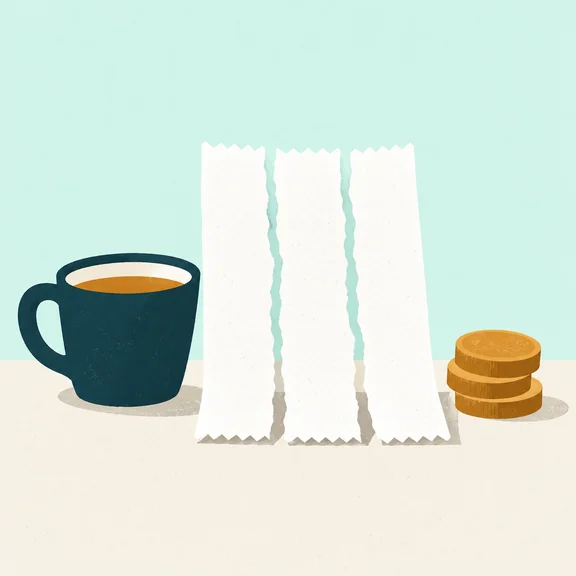
#> input picture app/src/assets/create-hero.webp, 576 x 576 px
$ python -i buat-sprite.py   (imports and definitions only)
#> lines starting #> are read from the running program, lines starting #| are printed output that depends on the picture
#!/usr/bin/env python3
"""Ubah beberapa frame kunci jadi sprite animasi yang mulus (24–30 fps).

Kenapa tidak minta model menggambar 24 frame: model gambar tidak menjaga benda
yang sama di 24 frame berturut-turut. Yang terbukti stabil adalah beberapa frame
kunci (6–8). Jadi: frame kunci dari model, lalu **interpolasi gerak** (ffmpeg
`minterpolate`, mode mci/aobmc) mengisi antaranya, seperti alat retiming video.

Pemakaian:
    python3 scripts/buat-sprite.py --folder /tmp/fold-8 --jumlah 24 \
        --sel 160x214 --angker bawah --keluar out.webp

Catatan penting:
- **Satu faktor skala untuk semua frame**, dihitung dari frame pertama. Kalau tiap
  frame diskalakan sendiri-sendiri, bendanya terlihat menyusut/berubah ukuran.
- `--angker bawah` menempelkan kaki benda ke garis yang sama (struk terlipat);
  `--angker tengah` memusatkan benda (stempel).
- Latar putih dibuang jadi transparan, dengan tepi dihaluskan 0,6 px.
"""
import argparse
import glob
import os
import shutil
import subprocess
import tempfile

from PIL import Image, ImageFilter

KUNCI_FPS = 8.0


# [40 lines left out: functions baca_kunci, interpolasi, not called in this run]


def transparan(path, halus=0):
#> called with path = '../app/src/assets/create-hero.webp', halus = 0
    im = Image.open(path).convert('RGB')
#> im is the input picture: PIL image 576x576 RGB; mean R, G, B 215.9, 229.9, 219.6
    w, h = im.size
#> w = 576; h = 576
    px = im.load()
    bg = px[2, 2]
#> bg = (209, 243, 234)
    xs, ys = [], []
    for y in range(h):
        for x in range(w):
            r, g, b = px[x, y]
            if abs(r - bg[0]) + abs(g - bg[1]) + abs(b - bg[2]) > 40:
                xs.append(x)
                ys.append(y)
#> after the loop, xs = 187593 items; ys = 187593 items
    if not xs:
        raise SystemExit('frame kosong: %s' % path)
    im = im.crop((min(xs), min(ys), max(xs) + 1, max(ys) + 1))
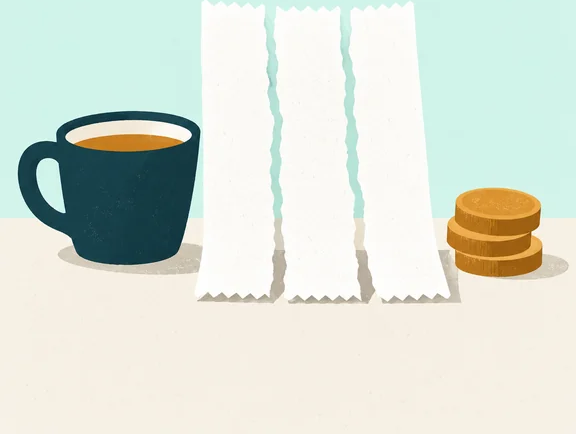
#> im: PIL image 576x434 RGB; mean R, G, B 218.4, 225.4, 214.9
    lebar, tinggi = im.size
#> lebar = 576; tinggi = 434
    src = im.load()
    alpha = Image.new('L', im.size, 0)
#> alpha: PIL image 576x434 L; every value is 0
    ap = alpha.load()
    for y in range(tinggi):
        for x in range(lebar):
            r, g, b = src[x, y]
            jarak = abs(r - bg[0]) + abs(g - bg[1]) + abs(b - bg[2])
            ap[x, y] = 255 if jarak > 60 else (0 if jarak < 24 else int(255 * (jarak - 24) / 36))
    alpha = alpha.filter(ImageFilter.GaussianBlur(0.6))
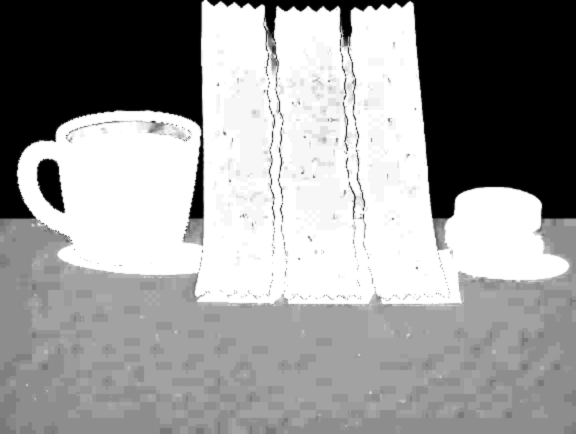
#> alpha: PIL image 576x434 L; min 0, max 255, mean 153.7
    out = im.convert('RGBA')
    out.putalpha(alpha)
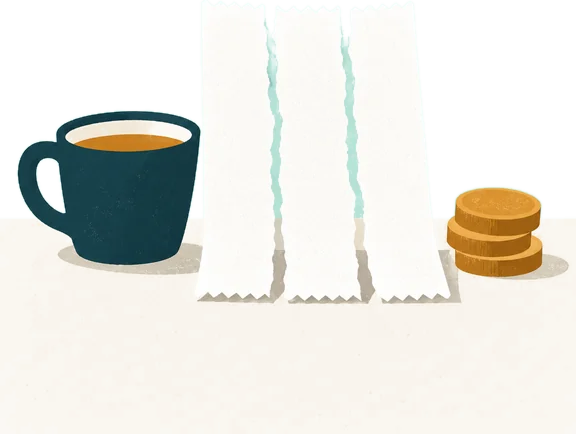
#> out: PIL image 576x434 RGBA; mean R, G, B, A 218.4, 225.4, 214.9, 153.7; transparent parts drawn white
    # Butir kertas halus adalah biaya terbesar WebP: 24 frame dengan grain utuh
    # 260 KB, sedangkan grain yang dihaluskan 3 px jadi 128 KB pada ukuran tampil
    # yang sama. Di 112 px butirnya tidak terlihat; yang terlihat cuma beratnya.
    if halus > 0:
        out = out.filter(ImageFilter.MedianFilter(2 * halus + 1))
    return out


# [37 lines left out: functions rakit, main, not called in this run]


# [2 lines not run here, left out]

>>> result = transparan('../app/src/assets/create-hero.webp')

$ run again, on app/src/assets/home-empty.webp
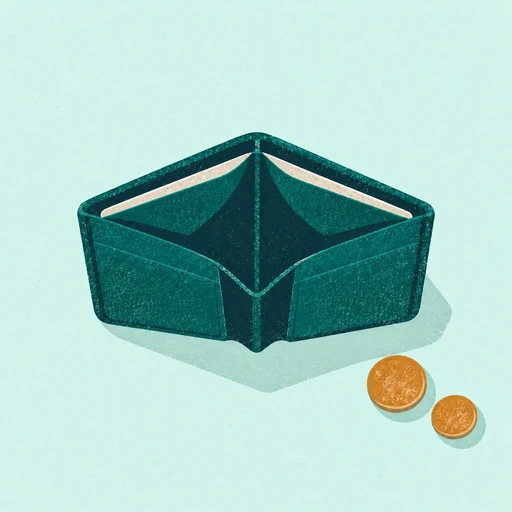
#> input picture app/src/assets/home-empty.webp, 512 x 512 px
#> in transparan, im is the input picture: PIL image 512x512 RGB; mean R, G, B 166.2, 205.9, 198.9
#> bg = (211, 244, 235)
#> after the loop in transparan, `for y in range(h):`: xs = 75056 items
#> im: PIL image 447x343 RGB
#> in transparan, `alpha = alpha.filter(ImageFilter.GaussianBlur(0.6))`:
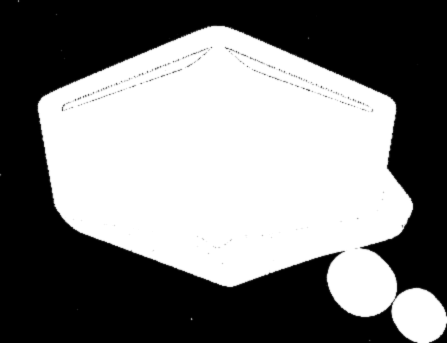
#> alpha: PIL image 447x343 L; min 0, max 255, mean 124.8
#> in transparan, `out.putalpha(alpha)`:
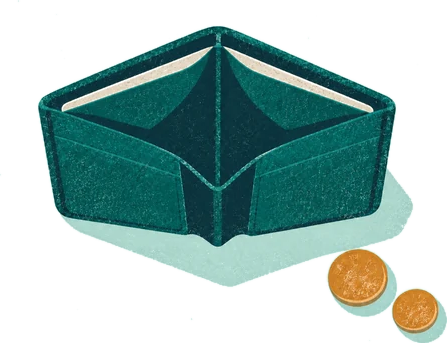
#> out: PIL image 447x343 RGBA; mean R, G, B, A 135.7, 179.8, 172.7, 124.8; transparent parts drawn white

$ run again, on app/src/assets/invite.webp
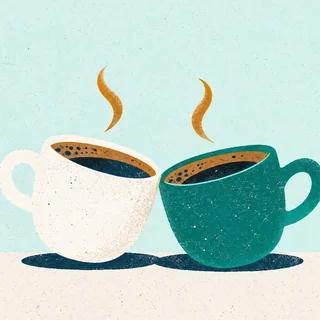
#> input picture app/src/assets/invite.webp, 320 x 320 px
#> in transparan, im is the input picture: PIL image 320x320 RGB; mean R, G, B 188.8, 214.6, 206.6
#> bg = (211, 240, 235)
#> after the loop in transparan, `for y in range(h):`: xs = 45370 items
#> im: PIL image 320x317 RGB
#> in transparan, `alpha = alpha.filter(ImageFilter.GaussianBlur(0.6))`:
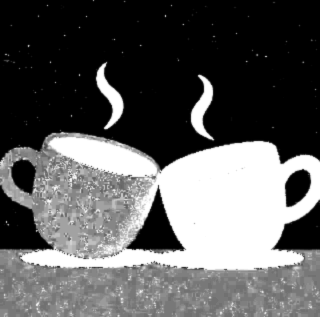
#> alpha: PIL image 320x317 L; min 0, max 255, mean 93.3
#> in transparan, `out.putalpha(alpha)`:
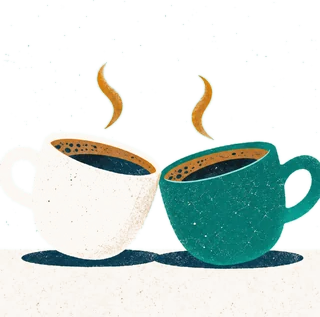
#> out: PIL image 320x317 RGBA; mean R, G, B, A 188.6, 214.3, 206.3, 93.3; transparent parts drawn white
